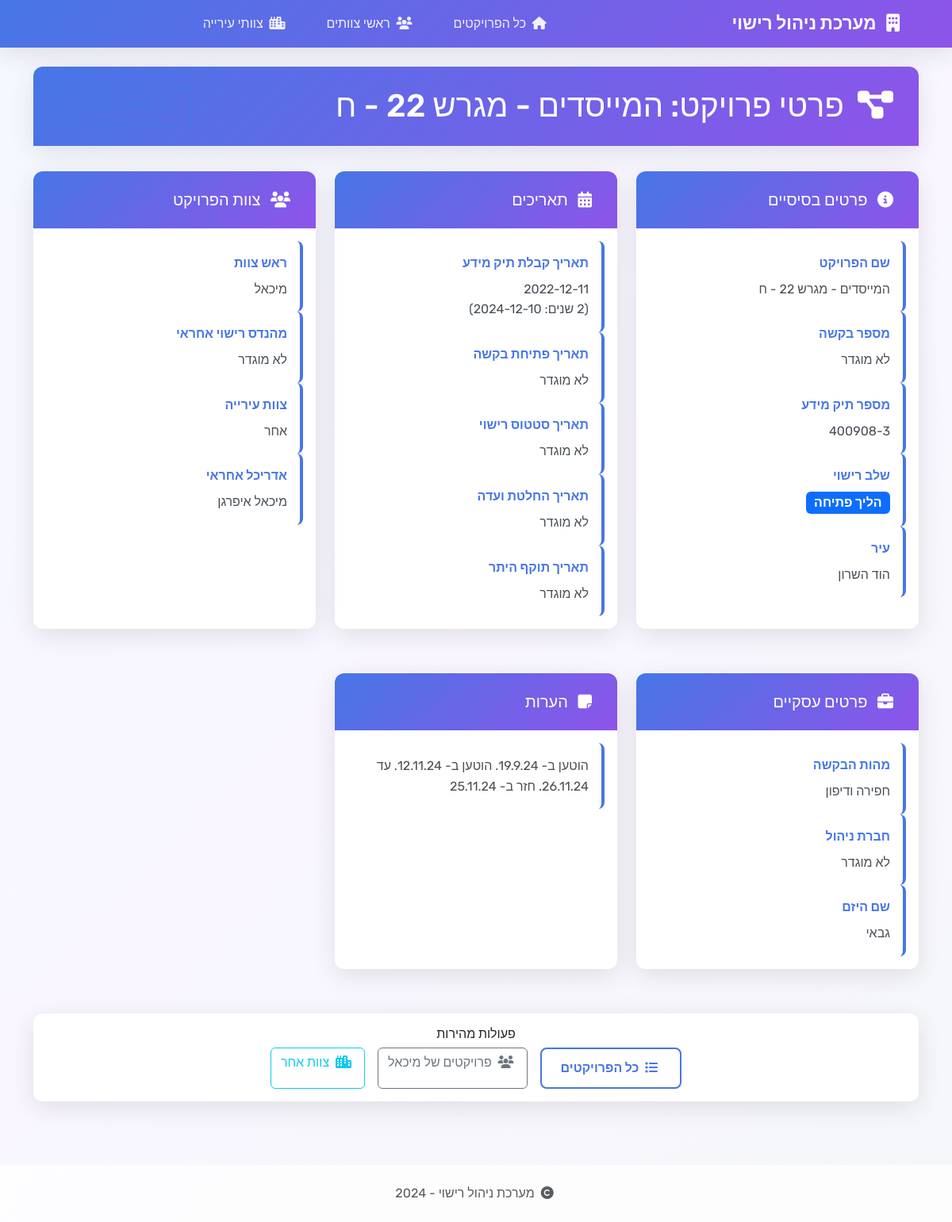
Before: /project/113 with the older database file.
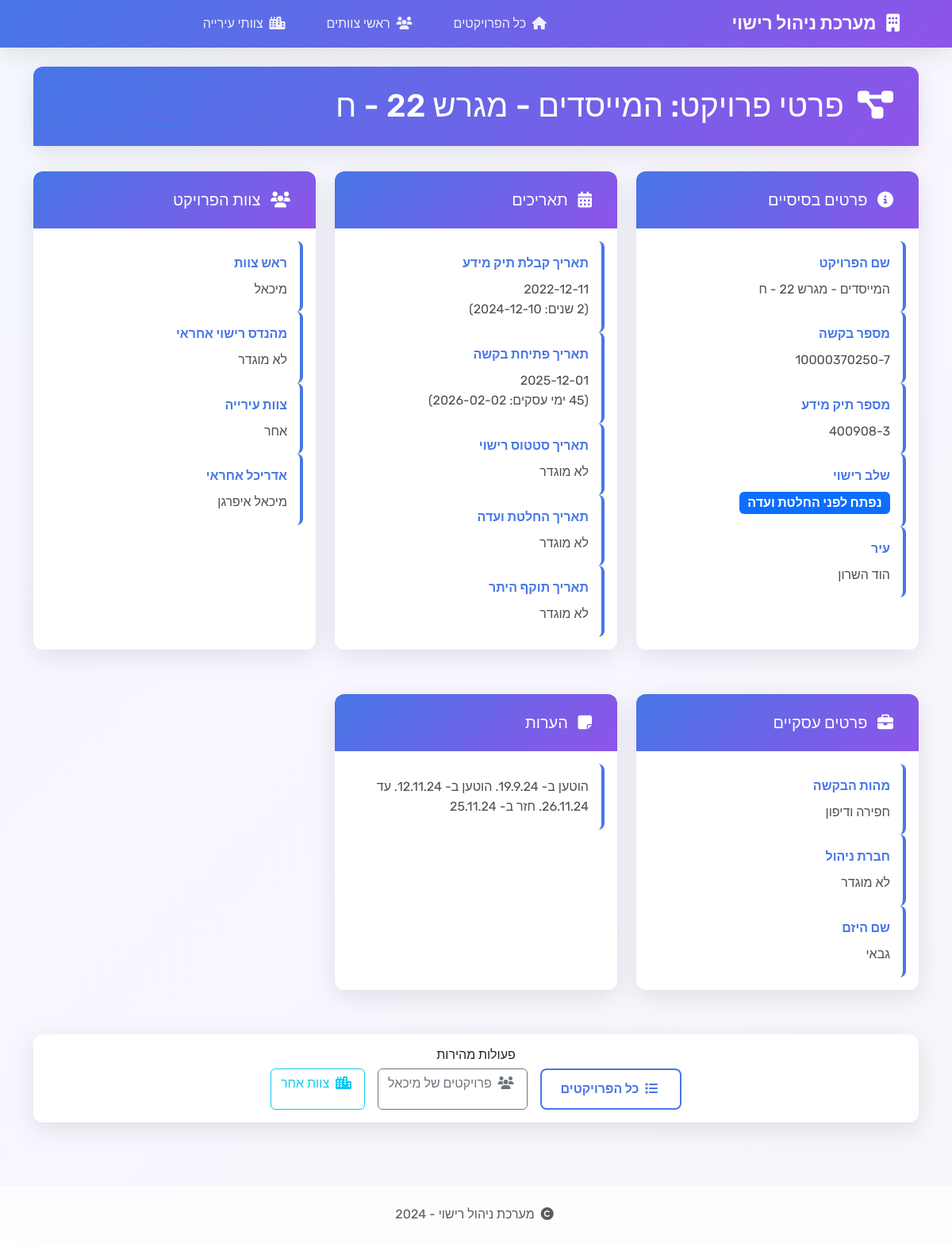
After: the same page with the newer database file.
### tables this page shows
CREATE TABLE projects (
                id INTEGER PRIMARY KEY AUTOINCREMENT,
                project_name TEXT NOT NULL,
                request_number TEXT NOT NULL,
                date TEXT NOT NULL,
                team_leader TEXT NOT NULL,
                stage TEXT NOT NULL
            , request_date TEXT, opening_date TEXT, notes TEXT, licensing_engineer TEXT, request_types TEXT, engineer TEXT, info_file_number TEXT, status_date TEXT, management_company TEXT, entrepreneur_name TEXT, architect TEXT, city TEXT, city_team TEXT, committee_date TEXT, permit_validity_date TEXT, info_date_extension INTEGER DEFAULT 0, opening_date_extension INTEGER DEFAULT 0, status_date_extension INTEGER DEFAULT 0, committee_date_extension INTEGER DEFAULT 0, permit_validity_date_extension INTEGER DEFAULT 0, fees_transition_date TEXT, fees_type TEXT, developer_paid INTEGER DEFAULT 0, fees_transition_data TEXT);

### app.py (the view)
@app.route('/project/<int:project_id>')
def project_detail(project_id):
    conn = get_db_connection()
    project = conn.execute("""
        SELECT
            id, project_name, request_number, info_file_number,
            date, opening_date, status_date, committee_date, permit_validity_date,
            team_leader, stage, request_types, engineer, management_company,
            entrepreneur_name, architect, city, notes,
            info_date_extension, opening_date_extension, status_date_extension,
            committee_date_extension, permit_validity_date_extension, city_team
        FROM projects
        WHERE id = ?
    """, (project_id,)).fetchone()
    conn.close()
    if not project:
        return "פרויקט לא נמצא", 404
    project_dict = dict(project)
    if project_dict.get('date'):
        project_dict['formatted_info_date'] = format_date_with_extension(
            project_dict['date'],
            project_dict.get('info_date_extension', 0),
            'info'
        )
    if project_dict.get('opening_date'):
        project_dict['formatted_opening_date'] = format_date_with_extension(
            project_dict['opening_date'],
            project_dict.get('opening_date_extension', 0),
            'opening'
        )
    if project_dict.get('committee_date'):
        project_dict['formatted_committee_date'] = format_date_with_extension(
            project_dict['committee_date'],
            project_dict.get('committee_date_extension', 0),
            'committee'
        )
    if project_dict.get('permit_validity_date'):
        project_dict['formatted_permit_date'] = format_date_with_extension(
            project_dict['permit_validity_date'],
            project_dict.get('permit_validity_date_extension', 0),
            'permit'
        )
    return render_template('project_detail.html', project=project_dict)

### templates/project_detail.html (shortened to what this page needs)
{% extends "base.html" %}
{% block content %}
<div class="row">
    <div class="col-12">
        <div class="card">
            <div class="card-header d-flex justify-content-between align-items-center">
                <h1 class="mb-0">
                    <i class="fas fa-project-diagram me-2"></i>
                    פרטי פרויקט: {{ project.project_name }}
                </h1>
                <a href="{{ url_for('index') }}" class="btn btn-outline-primary">
                    <i class="fas fa-arrow-right me-1"></i>
                </a>
            </div>
        </div>
        <div class="project-detail-grid">
            <div class="card">
                <div class="card-header">
                    <h5 class="mb-0">
                        <i class="fas fa-info-circle me-2"></i>
                        פרטים בסיסיים
                    </h5>
                </div>
                <div class="card-body">
                    <div class="detail-item">
                        <div class="detail-label">שם הפרויקט</div>
                        <div class="detail-value">{{ project.project_name or 'לא מוגדר' }}</div>
                    </div>
                    <div class="detail-item">
                        <div class="detail-label">מספר בקשה</div>
                        <div class="detail-value">{{ project.request_number or 'לא מוגדר' }}</div>
                    </div>
                    <div class="detail-item">
                        <div class="detail-label">מספר תיק מידע</div>
                        <div class="detail-value">{{ project.info_file_number or 'לא מוגדר' }}</div>
                    </div>
                    <div class="detail-item">
                        <div class="detail-label">שלב רישוי</div>
                        <div class="detail-value">
                            <span class="badge bg-primary fs-6">{{ project.stage or 'לא מוגדר' }}</span>
                        </div>
                    </div>
                    <div class="detail-item">
                        <div class="detail-label">עיר</div>
                        <div class="detail-value">{{ project.city or 'לא מוגדר' }}</div>
                    </div>
                </div>
            </div>
            <div class="card">
                <div class="card-header">
                    <h5 class="mb-0">
                        <i class="fas fa-calendar-alt me-2"></i>
                        תאריכים
                    </h5>
                </div>
                <div class="card-body">
                    <div class="detail-item">
                        <div class="detail-label">תאריך קבלת תיק מידע</div>
                        <div class="detail-value">{{ project.formatted_info_date|safe or project.date or 'לא מוגדר' }}</div>
                    </div>
                    <div class="detail-item">
                        <div class="detail-label">תאריך פתיחת בקשה</div>
                        <div class="detail-value">{{ project.formatted_opening_date|safe or project.opening_date or 'לא מוגדר' }}</div>
                    </div>
                    <div class="detail-item">
                        <div class="detail-label">תאריך סטטוס רישוי</div>
                        <div class="detail-value">{{ project.status_date or 'לא מוגדר' }}</div>
                    </div>
                    <div class="detail-item">
                        <div class="detail-label">תאריך החלטת ועדה</div>
                        <div class="detail-value">{{ project.formatted_committee_date|safe or project.committee_date or 'לא מוגדר' }}</div>
                    </div>
                    <div class="detail-item">
                        <div class="detail-label">תאריך תוקף היתר</div>
                        <div class="detail-value">{{ project.formatted_permit_date|safe or project.permit_validity_date or 'לא מוגדר' }}</div>
                    </div>
                </div>
            </div>
            <div class="card">
                <div class="card-header">
                    <h5 class="mb-0">
                        <i class="fas fa-users me-2"></i>
                        צוות הפרויקט
                    </h5>
                </div>
                <div class="card-body">
                    <div class="detail-item">
                        <div class="detail-label">ראש צוות</div>
                        <div class="detail-value">{{ project.team_leader or 'לא מוגדר' }}</div>
                    </div>
                    <div class="detail-item">
                        <div class="detail-label">מהנדס רישוי אחראי</div>
                        <div class="detail-value">{{ project.engineer or 'לא מוגדר' }}</div>
                    </div>
                    <div class="detail-item">
                        <div class="detail-label">צוות עירייה</div>
                        <div class="detail-value">{{ project.city_team or 'לא מוגדר' }}</div>
                    </div>
                    <div class="detail-item">
                        <div class="detail-label">אדריכל אחראי</div>
                        <div class="detail-value">{{ project.architect or 'לא מוגדר' }}</div>
                    </div>
                </div>
            </div>
            <div class="card">
                <div class="card-header">
                    <h5 class="mb-0">
                        <i class="fas fa-briefcase me-2"></i>
                        פרטים עסקיים
                    </h5>
                </div>
                <div class="card-body">
                    <div class="detail-item">
                        <div class="detail-label">מהות הבקשה</div>
                        <div class="detail-value">{{ project.request_types or 'לא מוגדר' }}</div>
                    </div>
                    <div class="detail-item">
                        <div class="detail-label">חברת ניהול</div>
                        <div class="detail-value">{{ project.management_company or 'לא מוגדר' }}</div>
                    </div>
                    <div class="detail-item">
                        <div class="detail-label">שם היזם</div>
                        <div class="detail-value">{{ project.entrepreneur_name or 'לא מוגדר' }}</div>
                    </div>
                </div>
            </div>
            {% if project.notes %}
            <div class="card">
                <div class="card-header">
                    <h5 class="mb-0">
                        <i class="fas fa-sticky-note me-2"></i>
                        הערות
                    </h5>
                </div>
                <div class="card-body">
                    <div class="detail-item">
                        <div class="detail-value" style="white-space: pre-wrap;">{{ project.notes }}</div>
                    </div>
                </div>
            </div>
            {% endif %}
        </div>
        <div class="card mt-4">
            <div class="card-body text-center">
                <h6 class="card-title">פעולות מהירות</h6>
                <div class="d-flex justify-content-center gap-3 flex-wrap">
                    <a href="{{ url_for('index') }}" class="btn btn-outline-primary">
                        <i class="fas fa-list me-1"></i>
                        כל הפרויקטים
                    </a>
                    <a href="{{ url_for('team_leaders', team_leader=project.team_leader) }}" class="btn btn-outline-secondary">
                        <i class="fas fa-users me-1"></i>
                        פרויקטים של {{ project.team_leader }}
                    </a>
                    {% if project.city_team %}
                    <a href="{{ url_for('city_teams', city_team=project.city_team) }}" class="btn btn-outline-info">
                        <i class="fas fa-city me-1"></i>
                        צוות {{ project.city_team }}
                    </a>
                    {% endif %}
                </div>
            </div>
        </div>
    </div>
</div>
{% endblock %}

### templates/base.html (shortened to what this page needs)
<!DOCTYPE html>
<html lang="he" dir="rtl">
<head>
    <link href="https://cdn.jsdelivr.net/npm/bootstrap@5.3.0/dist/css/bootstrap.min.css" rel="stylesheet">
    <link href="https://cdn.jsdelivr.net/npm/bootstrap@5.3.0/dist/css/bootstrap.rtl.min.css" rel="stylesheet">
    <link rel="stylesheet" href="https://cdnjs.cloudflare.com/ajax/libs/font-awesome/6.4.0/css/all.min.css">
</head>
<body>
    <nav class="navbar navbar-expand-lg navbar-dark">
        <div class="container">
            <a class="navbar-brand" href="{{ url_for('index') }}">
                <i class="fas fa-building me-2"></i>
                מערכת ניהול רישוי
            </a>
            <div class="collapse navbar-collapse" id="navbarNav">
                <ul class="navbar-nav me-auto">
                    <li class="nav-item">
                        <a class="nav-link {{ 'active' if request.endpoint == 'index' }}" href="{{ url_for('index') }}">
                            <i class="fas fa-home me-1"></i>
                            כל הפרויקטים
                        </a>
                    </li>
                    <li class="nav-item">
                        <a class="nav-link {{ 'active' if request.endpoint == 'team_leaders' }}" href="{{ url_for('team_leaders') }}">
                            <i class="fas fa-users me-1"></i>
                            ראשי צוותים
                        </a>
                    </li>
                    <li class="nav-item">
                        <a class="nav-link {{ 'active' if request.endpoint == 'city_teams' }}" href="{{ url_for('city_teams') }}">
                            <i class="fas fa-city me-1"></i>
                            צוותי עירייה
                        </a>
                    </li>
                </ul>
            </div>
        </div>
    </nav>
    <div class="container mt-4">
        {% block content %}{% endblock %}
    </div>
    <footer class="mt-5 py-4 text-center" style="background: rgba(255, 255, 255, 0.8);">
        <div class="container">
            <p class="mb-0 text-muted">
                <i class="fas fa-copyright me-1"></i>
                מערכת ניהול רישוי - 2024
            </p>
        </div>
    </footer>
</body>
</html>

Changed rows visible on the page:
changed projects "המייסדים - מגרש 22 - ח": request_number "לא מוגדר" → "10000370250-7"; stage "הליך פתיחה" → "נפתח לפני החלטת ועדה"; formatted_opening_date "לא מוגדר" → (not shown)
Other visible differences:
text now shown: "2025-12-01 (45 ימי עסקים: 2026-02-02)"
